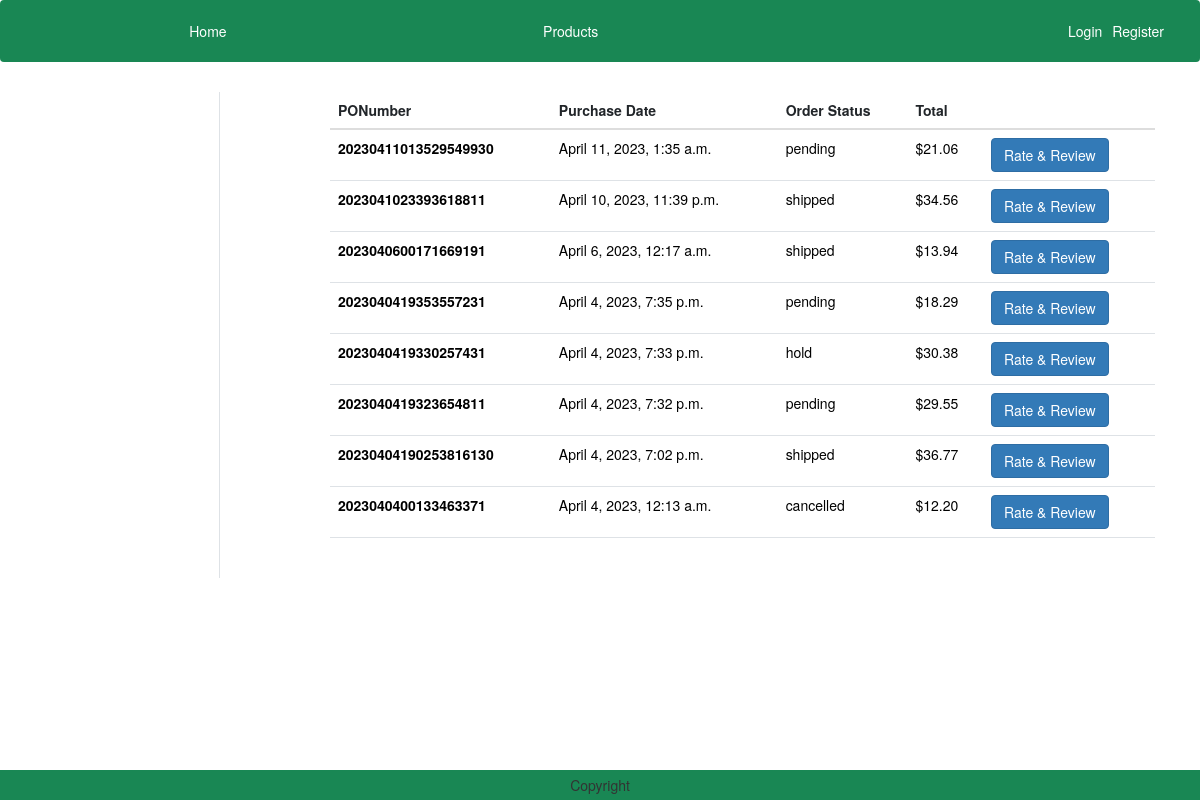
Page /orders/?filter=allVendor on the committed database.
### order/models.py (models this page shows)
class Order(models.Model):
    PONumber = models.CharField(max_length=30, primary_key=True)
    purchaseDate = models.DateTimeField(default=datetime.now)
    status = models.CharField(default=ORDER_STATUS_CHOICES[0][0], choices=ORDER_STATUS_CHOICES, max_length=20)
    user = models.ForeignKey(User,on_delete=models.CASCADE)
    shipmentDate = models.DateTimeField(null=True)
    cancelDate = models.DateTimeField(null=True)
    vendor = models.ForeignKey('vendors.Vendor',on_delete=models.CASCADE, default=4)
    customer = models.ForeignKey('customers.Customer',on_delete=models.CASCADE)

### order/views.py (the view)
# urls.py: path('orders/', views.OrdersView.as_view(), name="orders"),
class OrdersView(View):
    def get(self, request):
        user = request.user
        filter = request.GET.get('filter')
        if filter == 'current':
            orders = Order.objects.filter(Q(user=user) & (Q(status="pending") | Q(status="hold"))).order_by('-purchaseDate')
        elif filter == 'past':
            orders = Order.objects.filter(Q(user=user) & (Q(status="shipped") | Q(status="cancelled"))).order_by('-purchaseDate')
        elif filter == 'pending':
            orders = Order.objects.filter(status="pending").order_by('-purchaseDate')
        elif filter == 'hold':
            orders = Order.objects.filter(status="hold").order_by('-purchaseDate')
        elif filter == 'pastOrders':
            orders = Order.objects.filter(Q(status="shipped") | Q(status="cancelled")).order_by('-purchaseDate')
        elif filter == 'allVendor':
            orders = Order.objects.all().order_by('-purchaseDate')
        else:
            filter == 'all'
            orders = Order.objects.filter(user=user).order_by('-purchaseDate')
        total = []
        for o in orders:
            PONumber = o.PONumber
            order = Order.objects.get(PONumber=PONumber)
            orderitems = OrderItem.objects.filter(order=order)
            sum = 0
            for oi in orderitems:
                sum = sum + oi.price
            total.append(sum)
        orderZip = zip(orders,total)
        context = {
           'orderZip': orderZip,
           'orders': orders,
           'filter': filter,
        }
        return render(request, 'orders.html', context)

### templates/orders.html (shortened to what this page needs)
{% extends 'base.html' %}
{% load static %}
{% block main-content %}
<div class="container my-5">
    <div class="row">
        <div class="col-sm-2 border-end">
        </div>
        <div class="col-sm-9 offset-sm-1">
            {% if orders %}
                <div class="acss">
                    <table class="table">
                        <thead>
                            <tr>
                            <th scope="col">PONumber</th>
                            <th scope="col">Purchase Date</th>
                            <th scope="col">Order Status</th>
                            <th scope="col">Total</th>
                            <th scope="col"></th>
                            </tr>
                        </thead>
                        <tbody>
                            {% for order,total in orderZip %}
                            <tr>
                                <th scope="row"><a href="{% url 'order:order_detail' order.PONumber  %}" style="text-decoration:none; color:black">{{order.PONumber}}</a></th>
                                <td><a href="{% url 'order:order_detail' order.PONumber  %}" style="text-decoration:none; color:black">{{order.purchaseDate}}</a></td>
                                <td><a href="{% url 'order:order_detail' order.PONumber  %}" style="text-decoration:none; color:black">{{order.status}}</a></td>
                                <td><a href="{% url 'order:order_detail' order.PONumber  %}" style="text-decoration:none; color:black">${{total}}</a></td>
                                <td>
                                    <form action="/RRAllAdd" class="d-inline">
                                        <button type="sumbit" class="btn btn-primary" >Rate & Review</button>
                                    </form>
                                </td>
                            </tr>
                            {% endfor %}
                        </tbody>
                    </table>
                        <br>
                </div>
            {% else %}
                <h1 class="text-center mb-5">Orders are empty.</h1>
            {% endif %}
        </div>
    </div>
</div>
{% endblock main-content %}

### rows in the picture
Order: PONumber "20230411013529549930", purchaseDate "April 11, 2023, 1:35 a.m.", status "pending", total "21.06"
Order: PONumber "2023041023393618811", purchaseDate "April 10, 2023, 11:39 p.m.", status "shipped", total "34.56"
Order: PONumber "2023040600171669191", purchaseDate "April 6, 2023, 12:17 a.m.", status "shipped", total "13.94"
Order: PONumber "2023040419353557231", purchaseDate "April 4, 2023, 7:35 p.m.", status "pending", total "18.29"
Order: PONumber "2023040419330257431", purchaseDate "April 4, 2023, 7:33 p.m.", status "hold", total "30.38"
Order: PONumber "2023040419323654811", purchaseDate "April 4, 2023, 7:32 p.m.", status "pending", total "29.55"
Order: PONumber "20230404190253816130", purchaseDate "April 4, 2023, 7:02 p.m.", status "shipped", total "36.77"
Order: PONumber "2023040400133463371", purchaseDate "April 4, 2023, 12:13 a.m.", status "cancelled", total "12.20"
